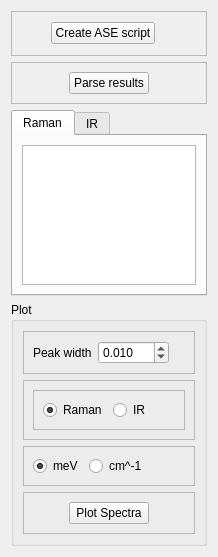
          <widget class="QWidget" name="page_3">
           <property name="geometry">
            <rect>
             <x>0</x>
             <y>0</y>
             <width>218</width>
             <height>557</height>
            </rect>
           </property>
           <attribute name="label">
            <string>Raman and IR (ASE)</string>
           </attribute>
           <layout class="QVBoxLayout" name="verticalLayout_69">
            <item>
             <widget class="QFrame" name="frame_127">
              <property name="frameShape">
               <enum>QFrame::StyledPanel</enum>
              </property>
              <property name="frameShadow">
               <enum>QFrame::Raised</enum>
              </property>
              <layout class="QHBoxLayout" name="horizontalLayout_131">
               <item>
                <spacer name="horizontalSpacer_84">
                 <property name="orientation">
                  <enum>Qt::Horizontal</enum>
                 </property>
                 <property name="sizeHint" stdset="0">
                  <size>
                   <width>106</width>
                   <height>25</height>
                  </size>
                 </property>
                </spacer>
               </item>
               <item>
                <widget class="QPushButton" name="FormASERamanAndIRscriptCreate">
                 <property name="text">
                  <string>Create ASE script</string>
                 </property>
                </widget>
               </item>
               <item>
                <spacer name="horizontalSpacer_85">
                 <property name="orientation">
                  <enum>Qt::Horizontal</enum>
                 </property>
                 <property name="sizeHint" stdset="0">
                  <size>
                   <width>118</width>
                   <height>25</height>
                  </size>
                 </property>
                </spacer>
               </item>
              </layout>
             </widget>
            </item>
            <item>
             <widget class="QFrame" name="frame_128">
              <property name="frameShape">
               <enum>QFrame::StyledPanel</enum>
              </property>
              <property name="frameShadow">
               <enum>QFrame::Raised</enum>
              </property>
              <layout class="QHBoxLayout" name="horizontalLayout_132">
               <item>
                <spacer name="horizontalSpacer_90">
                 <property name="orientation">
                  <enum>Qt::Horizontal</enum>
                 </property>
                 <property name="sizeHint" stdset="0">
                  <size>
                   <width>120</width>
                   <height>20</height>
                  </size>
                 </property>
                </spacer>
               </item>
               <item>
                <widget class="QPushButton" name="FormASERamanAndIRscriptParse">
                 <property name="text">
                  <string>Parse results</string>
                 </property>
                </widget>
               </item>
               <item>
                <spacer name="horizontalSpacer_91">
                 <property name="orientation">
                  <enum>Qt::Horizontal</enum>
                 </property>
                 <property name="sizeHint" stdset="0">
                  <size>
                   <width>120</width>
                   <height>20</height>
                  </size>
                 </property>
                </spacer>
               </item>
              </layout>
             </widget>
            </item>
            <item>
             <widget class="QTabWidget" name="tabWidget_8">
              <property name="currentIndex">
               <number>0</number>
              </property>
              <widget class="QWidget" name="tab_30">
               <attribute name="title">
                <string>Raman</string>
               </attribute>
               <layout class="QVBoxLayout" name="verticalLayout_84">
                <item>
                 <widget class="QPlainTextEdit" name="FormRamanSpectraText">
                  <property name="readOnly">
                   <bool>true</bool>
                  </property>
                 </widget>
                </item>
               </layout>
              </widget>
              <widget class="QWidget" name="tab_31">
               <attribute name="title">
                <string>IR</string>
               </attribute>
               <layout class="QVBoxLayout" name="verticalLayout_81">
                <item>
                 <widget class="QPlainTextEdit" name="FormIrSpectraText">
                  <property name="readOnly">
                   <bool>true</bool>
                  </property>
                 </widget>
                </item>
               </layout>
              </widget>
             </widget>
            </item>
            <item>
             <widget class="QGroupBox" name="groupBox_33">
              <property name="minimumSize">
               <size>
                <width>0</width>
                <height>0</height>
               </size>
              </property>
              <property name="title">
               <string>Plot</string>
              </property>
              <layout class="QVBoxLayout" name="verticalLayout_85">
               <item>
                <widget class="QFrame" name="frame_130">
                 <property name="frameShape">
                  <enum>QFrame::StyledPanel</enum>
                 </property>
                 <property name="frameShadow">
                  <enum>QFrame::Raised</enum>
                 </property>
                 <layout class="QHBoxLayout" name="horizontalLayout_124">
                  <item>
                   <widget class="QLabel" name="label_94">
                    <property name="text">
                     <string>Peak width</string>
                    </property>
                   </widget>
                  </item>
                  <item>
                   <widget class="QDoubleSpinBox" name="formGaussWidth">
                    <property name="decimals">
                     <number>3</number>
                    </property>
                    <property name="maximum">
                     <double>100.000000000000000</double>
                    </property>
                    <property name="singleStep">
                     <double>0.100000000000000</double>
                    </property>
                    <property name="value">
                     <double>0.010000000000000</double>
                    </property>
                   </widget>
                  </item>
                  <item>
                   <spacer name="horizontalSpacer_92">
                    <property name="orientation">
                     <enum>Qt::Horizontal</enum>
                    </property>
                    <property name="sizeHint" stdset="0">
                     <size>
                      <width>40</width>
                      <height>20</height>
                     </size>
                    </property>
                   </spacer>
                  </item>
                 </layout>
                </widget>
               </item>
               <item>
                <widget class="QFrame" name="frame_131">
                 <property name="frameShape">
                  <enum>QFrame::StyledPanel</enum>
                 </property>
                 <property name="frameShadow">
                  <enum>QFrame::Raised</enum>
                 </property>
                 <layout class="QHBoxLayout" name="horizontalLayout_134">
                  <item>
                   <widget class="QFrame" name="frame_129">
                    <property name="frameShape">
                     <enum>QFrame::StyledPanel</enum>
                    </property>
                    <property name="frameShadow">
                     <enum>QFrame::Raised</enum>
                    </property>
                    <layout class="QHBoxLayout" name="horizontalLayout_133">
                     <item>
                      <widget class="QRadioButton" name="form_raman_radio">
                       <property name="text">
                        <string>Raman</string>
                       </property>
                       <property name="checked">
                        <bool>true</bool>
                       </property>
                      </widget>
                     </item>
                     <item>
                      <widget class="QRadioButton" name="radioButton_7">
                       <property name="text">
                        <string>IR</string>
                       </property>
                      </widget>
                     </item>
                     <item>
                      <spacer name="horizontalSpacer_96">
                       <property name="orientation">
                        <enum>Qt::Horizontal</enum>
                       </property>
                       <property name="sizeHint" stdset="0">
                        <size>
                         <width>40</width>
                         <height>20</height>
                        </size>
                       </property>
                      </spacer>
                     </item>
                    </layout>
                   </widget>
                  </item>
                 </layout>
                </widget>
               </item>
               <item>
                <widget class="QFrame" name="frame_132">
                 <property name="frameShape">
                  <enum>QFrame::StyledPanel</enum>
                 </property>
                 <property name="frameShadow">
                  <enum>QFrame::Raised</enum>
                 </property>
                 <layout class="QHBoxLayout" name="horizontalLayout_136">
                  <item>
                   <widget class="QRadioButton" name="form_spectra_mev_radio">
                    <property name="text">
                     <string>meV</string>
                    </property>
                    <property name="checked">
                     <bool>true</bool>
                    </property>
                   </widget>
                  </item>
                  <item>
                   <widget class="QRadioButton" name="radioButton_8">
                    <property name="text">
                     <string>cm^-1</string>
                    </property>
                   </widget>
                  </item>
                  <item>
                   <spacer name="horizontalSpacer_95">
                    <property name="orientation">
                     <enum>Qt::Horizontal</enum>
                    </property>
                    <property name="sizeHint" stdset="0">
                     <size>
                      <width>194</width>
                      <height>20</height>
                     </size>
                    </property>
                   </spacer>
                  </item>
                 </layout>
                </widget>
               </item>
               <item>
                <widget class="QFrame" name="frame_133">
                 <property name="frameShape">
                  <enum>QFrame::StyledPanel</enum>
                 </property>
                 <property name="frameShadow">
                  <enum>QFrame::Raised</enum>
                 </property>
                 <layout class="QHBoxLayout" name="horizontalLayout_135">
                  <item>
                   <spacer name="horizontalSpacer_93">
                    <property name="orientation">
                     <enum>Qt::Horizontal</enum>
                    </property>
                    <property name="sizeHint" stdset="0">
                     <size>
                      <width>108</width>
                      <height>20</height>
                     </size>
                    </property>
                   </spacer>
                  </item>
                  <item>
                   <widget class="QPushButton" name="FormASERamanAndIRscriptPlot">
                    <property name="text">
                     <string>Plot Spectra</string>
                    </property>
                   </widget>
                  </item>
                  <item>
                   <spacer name="horizontalSpacer_94">
                    <property name="orientation">
                     <enum>Qt::Horizontal</enum>
                    </property>
                    <property name="sizeHint" stdset="0">
                     <size>
                      <width>108</width>
                      <height>20</height>
                     </size>
                    </property>
                   </spacer>
                  </item>
                 </layout>
                </widget>
               </item>
              </layout>
             </widget>
            </item>
           </layout>
          </widget>
